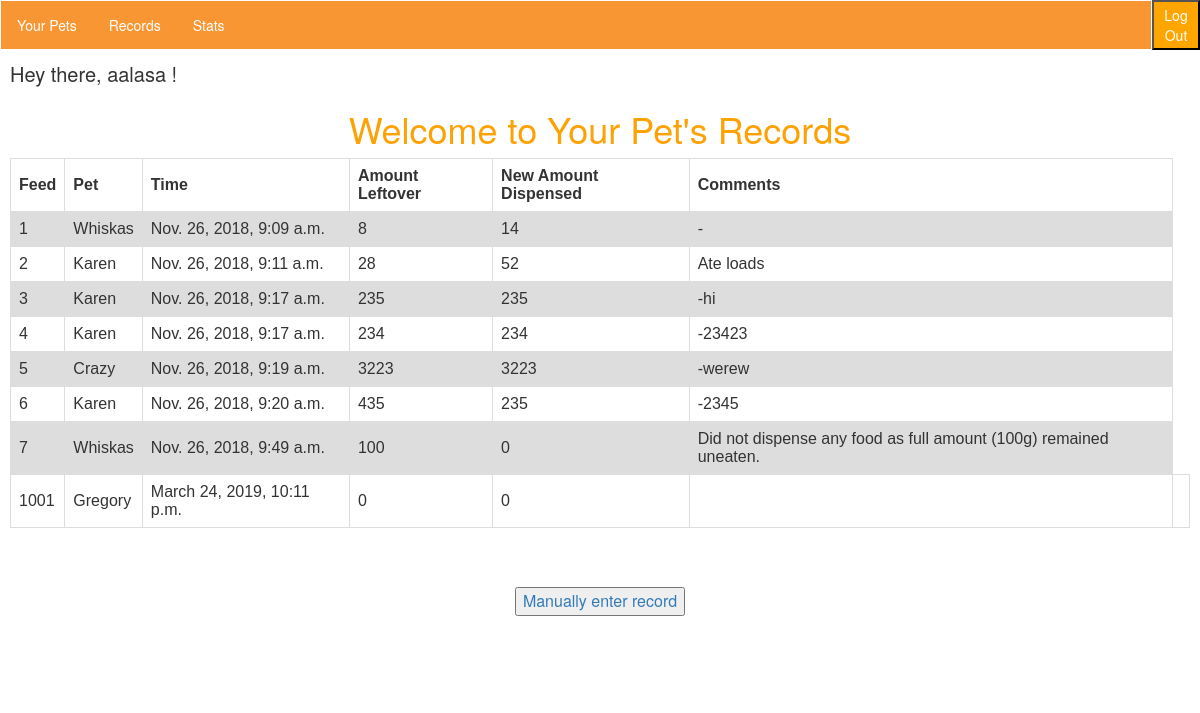
The page /records/ (signed in) on the database its author committed.
### records/models.py (models this page shows, shortened)
class Record(models.Model):
    feedID = models.AutoField(primary_key=True)
    dateTime = models.DateTimeField(auto_now_add=True)
    amountLeftOver = models.IntegerField(default='0')
    amountDispensed = models.IntegerField(default='0')
    additionalInfo = models.TextField(default=" ")
    selectPet = models.ForeignKey(Pet, on_delete=models.CASCADE)
    author = models.ForeignKey(User, on_delete=models.CASCADE, default=None)
    """from records.models import Pet
    Pet.objects.all()
    pet1 = Pet()
    pet1.petName = "Roger"
    pet1.save()
        #
    thumb = models.ImageField(default='default.png', blank=True)"""

class Pet(models.Model):
    petName = models.CharField(max_length=100, default='My Pet')
    petImage = models.ImageField(default='default.png', blank=True)
    author = models.ForeignKey(User, on_delete=models.CASCADE, default=None)

### records/views.py (the view)
# urls.py: url(r'^records/', include('records.urls')),
@login_required(login_url="/accounts/login/")
def records(request):
    db = MySQLdb.connect(host="pawpatroldb.cquggrydnjcx.eu-west-1.rds.amazonaws.com",
                        user="Alan",
                        passwd="pawpatrol2018",
                        db="customerDB")
    cur = db.cursor()
    cur.execute("SELECT * FROM customerDB.customer_details")
    x = 0
    y = 0
    for row in cur.fetchall():
        print(row)
        x = row[1]
        y = row[2]
    bowl_weight = x
    feed_weight = y
    db.close()
    feed_id = 1001
    auth_id = 1
    pet_name = 'Gregory'
    dateTime = datetime.datetime.now()
    thisauthor = request.user
    thisfeed = Record.objects.all()
    """
    amountDispensed = Record.objects.get(feedID=6).amountDispensed
    amountConsumed = amountLeftOver - amountDispensed
    totaldispensed = Record.objects.aggregate(Sum('amountDispensed'))"""
    records = Record.objects.filter(author=request.user)
    return render(request, 'records/records.html', {'records': records, 'feed_weight': feed_weight, 'bowl_weight': bowl_weight, 'feed_id': feed_id, 'auth_id': auth_id, 'pet_name': pet_name, 'dateTime': dateTime, 'this-author': thisauthor, 'thisfeed': thisfeed},)

### records/templates/records/records.html (shortened to what this page needs)
{% extends 'interior_layout.html' %}
{% block content %}
<h1>Welcome to Your Pet's Records</h1>
<div class="records" style="margin: 0 auto;">
    <table>
  <tr>
    <th>Feed</th>
      <th>Pet</th>
    <th>Time</th>
    <th>Amount Leftover</th>
      <th>New Amount Dispensed</th>
            <th>Comments</th>
  </tr>
         {% for record in records %}
    <div class="individual_record">
  <tr>
    <td>{{record.feedID}}</td>
    <td>{{record.selectPet.petName}}</td>
    <td>{{record.dateTime}}</td>
    <td>{{record.amountLeftOver}}</td>
    <td>{{record.amountDispensed}}</td>
    <td>{{record.additionalInfo}}</td>
  </tr>
    </div>
    {% endfor %}
    <tr>
      <td>{{feed_id}}</td>
      <td>{{pet_name}}</td>
      <td>{{dateTime}}</td>
      <td>{{bowl_weight}}</td>
      <td>{{feed_weight}}<td>
      <td></td>
    </tr>
</table>
<div style="font-size:medium; margin: 5%; background:transparent; text-align:center;">
    <a href="/records/create"><button>Manually enter record</button></a></div>
</div>
{% endblock %}

### templates/interior_layout.html (shortened to what this page needs)
{% load static from staticfiles %}
<html>
    <head>
        <link rel="stylesheet" href="//maxcdn.bootstrapcdn.com/bootstrap/3.2.0/css/bootstrap.min.css">
        <link rel="stylesheet" href="//maxcdn.bootstrapcdn.com/bootstrap/3.2.0/css/bootstrap-theme.min.css">
        <link rel="stylesheet" href="{% static 'style.css' %}">
    </head>
    <body>
        <div class="navbar" style="width:96%; float:left; display:inline;">
            <ul>
                <li><a href="/records/your-pet">Your Pets</a></li>
                                <li><a href="/records">Records</a></li>
                <li><a href="/records/stats">Stats</a></li>
            </ul></div>
<ul class="logout_button" style="height:99px; margin-right:0px; background:orange; color:white; border:0px; position:absolute; display:inline; clear:right; margin-left:0px; margin-top:0px; width:auto;">
                    <form class="logout-link" action="/accounts/logout/" method="POST">
                        <button class="logout_button" style="height:50%; width:auto; background:orange;" type="submit">Log Out</button>
                    </form>
            </ul>
<br >
        <div class="wrapper">
            <p style=" font-size: 20px;">Hey there, {{ request.user }} !</p>
            {% block content %}
            {% endblock %}
        </div>
    </body>
</html>

### records/static/style.css (style rules this page uses)
body { background: #ffffff; }
h1 { text-align: center; color: #FCA205; }
.navbar { height: 40px; }
ul { list-style-type: none; margin: 0; padding: 0; overflow: hidden; background-color: #f99634; }
li { float: left; }
li a { display: block; color: white; text-align: center; padding: 14px 16px; text-decoration: none; }
* { box-sizing: border-box; }
.wrapper { width:100%; background:white; position:absolute; margin-top:30px; padding:10px; }
table { font-family: arial, sans-serif; border-collapse: collapse; width: 100%; }
td, th { border: 1px solid #dddddd; text-align: left; padding: 8px; }
tr:nth-child(even) { background-color: #dddddd; }

### rows shown on the page
Record: feedID "1", selectPet.petName "Whiskas", dateTime "Nov. 26, 2018, 9:09 a.m.", amountLeftOver "8", amountDispensed "14", additionalInfo "-"
Record: feedID "2", selectPet.petName "Karen", dateTime "Nov. 26, 2018, 9:11 a.m.", amountLeftOver "28", amountDispensed "52", additionalInfo "Ate loads"
Record: feedID "3", selectPet.petName "Karen", dateTime "Nov. 26, 2018, 9:17 a.m.", amountLeftOver "235", amountDispensed "235", additionalInfo "-hi"
Record: feedID "4", selectPet.petName "Karen", dateTime "Nov. 26, 2018, 9:17 a.m.", amountLeftOver "234", amountDispensed "234", additionalInfo "-23423"
Record: feedID "5", selectPet.petName "Crazy", dateTime "Nov. 26, 2018, 9:19 a.m.", amountLeftOver "3223", amountDispensed "3223", additionalInfo "-werew"
Record: feedID "6", selectPet.petName "Karen", dateTime "Nov. 26, 2018, 9:20 a.m.", amountLeftOver "435", amountDispensed "235", additionalInfo "-2345"
Record: feedID "7", selectPet.petName "Whiskas", dateTime "Nov. 26, 2018, 9:49 a.m.", amountLeftOver "100", amountDispensed "0", additionalInfo "Did not dispense any food as full amount (100g) remained uneaten."

### other values the page prints
{{ request.user }} "aalasa"
{{ feed_id }} "1001"
{{ pet_name }} "Gregory"
{{ bowl_weight }} "0"
{{ feed_weight }} "0"
